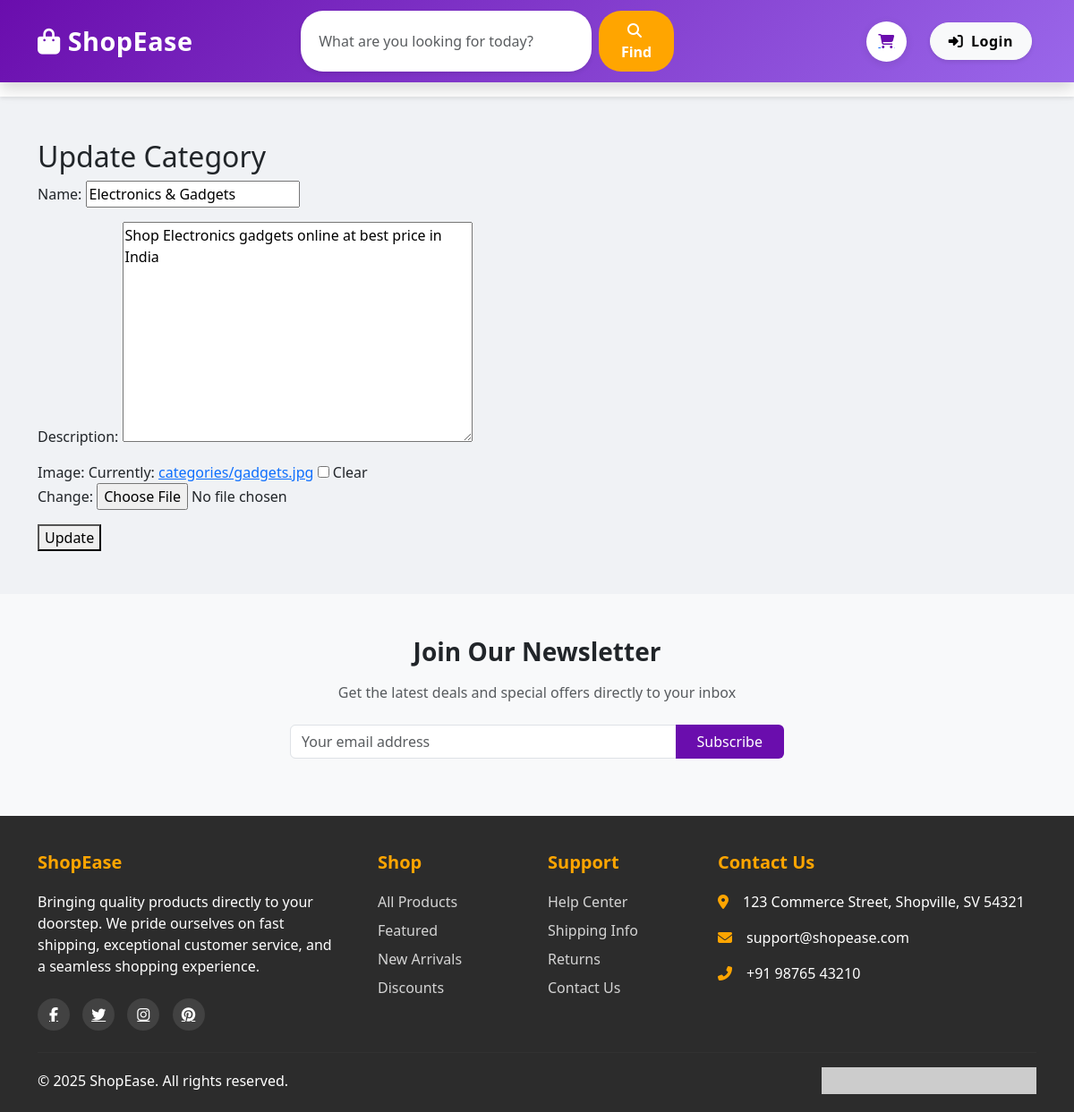
Page /category/1/update/ on the committed database.
### product/models.py (models this page shows, shortened)
class Category(models.Model):
    name = models.CharField(max_length=100)
    description = models.TextField(blank=True)
    image = models.ImageField(upload_to='categories/',blank=True, null=True)
    class Meta:
        verbose_name_plural = "Categories"
        ordering = ['name']

### product/views.py (the view)
# urls.py: path('category/<int:pk>/update/', views.CategoryUpdateView.as_view(), name='update_category'),
class CategoryUpdateView(UpdateView):
    model = Category
    fields = '__all__'
    template_name = 'category/update_category.html'
    success_url = reverse_lazy('home')

### product/templates/category/update_category.html (shortened to what this page needs)
{% extends "base.html" %}
{% block content %}
<h2>Update Category</h2>
<form method="post">
  {{ form.as_p }}
  <button type="submit">Update</button>
</form>
{% endblock %}

### product/templates/base.html (style rules this page uses)
:root { --primary-color: #6A0DAD; --secondary-color: #9A67EA; --accent-color: #FFA500; --light-color: #F8F9FA; --dark-color: #2C2C2C; }
body { font-family: 'Segoe UI', Tahoma, Geneva, Verdana, sans-serif; background-color: #f0f2f5; }

### rows in the picture
Category: name "Electronics & Gadgets", description "Shop Electronics gadgets online at best price in India"
